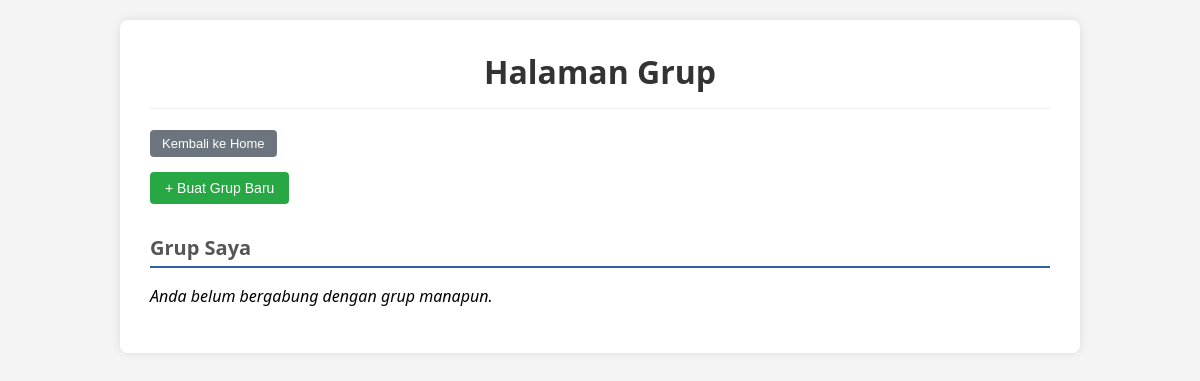
Before: /display_grup.php (signed in) with the older database file.
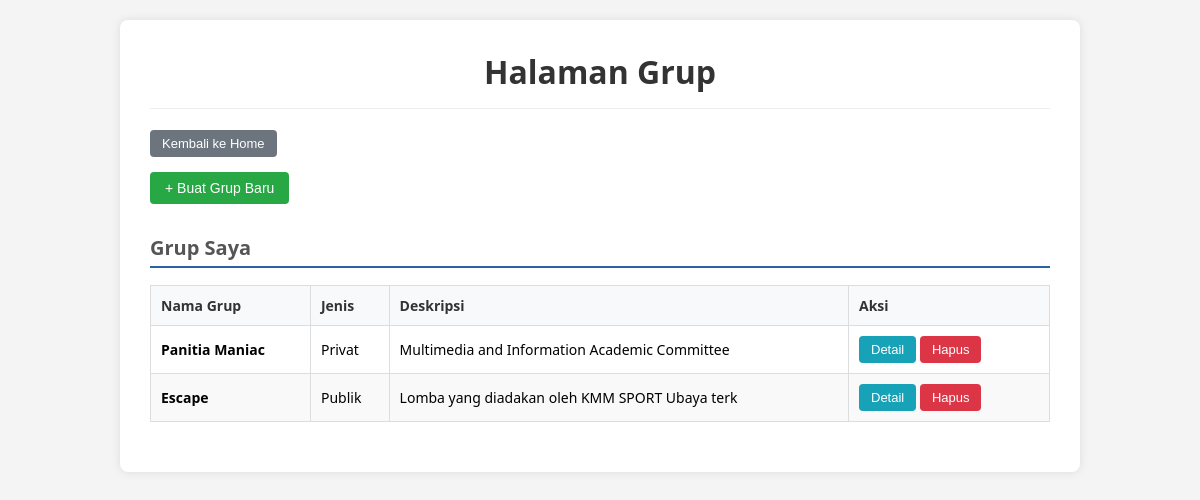
After: the same page with the newer database file.
### tables this page shows
CREATE TABLE `grup` (
  `idgrup` int(11) NOT NULL,
  `username_pembuat` varchar(20) NOT NULL,
  `nama` varchar(45) DEFAULT NULL,
  `deskripsi` varchar(45) DEFAULT NULL,
  `tanggal_pembentukan` datetime DEFAULT NULL,
  `jenis` enum('Privat','Publik') DEFAULT NULL,
  `kode_pendaftaran` varchar(45) DEFAULT NULL
);

### class/parent.php (called while the page is built, shortened)
<?php
class classParent {
	public function __construct(){
		$this->mysqli =
		new mysqli(SERVER, UID, PWD, DB);
	}
}
?>

### class/grup.php (called while the page is built, shortened)
<?php
require_once("parent.php");
class Grup extends classParent {
    public function getGrupByCreator($username) {
        $sql = "SELECT * FROM grup WHERE username_pembuat = ?";
        $stmt = $this->mysqli->prepare($sql);
        $stmt->bind_param("s", $username);
        $stmt->execute();
        $res = $stmt->get_result();
        $data = [];
        while ($row = $res->fetch_assoc()) {
            $data[] = $row;
        }
        return $data;
    }
    public function getGrupByMember($username) {
    $sql = "SELECT g.*
            FROM grup g
            JOIN member_grup mg ON g.idgrup = mg.idgrup
            WHERE mg.username = ?";
    $stmt = $this->mysqli->prepare($sql);
    $stmt->bind_param("s", $username);
    $stmt->execute();
    $res = $stmt->get_result();
    $data = [];
    while ($row = $res->fetch_assoc()) {
        $data[] = $row;
    }
    return $data;
    }
}
?>

### display_grup.php (the view, shortened to what this page needs)
<?php
require_once("class/grup.php");
$grupObj = new Grup();
$username = $_SESSION['username'];
$isDosen = !empty($_SESSION['npk_dosen']);
$isMahasiswa = !empty($_SESSION['nrp_mahasiswa']);
$listGrupSaya = [];
if ($isDosen) {
    $grupDibuat = $grupObj->getGrupByCreator($username);
    $grupIkut = $grupObj->getGrupByMember($username);
    $temp = [];
    foreach ($grupDibuat as $g) $temp[$g['idgrup']] = $g;
    foreach ($grupIkut as $g) $temp[$g['idgrup']] = $g;
    $listGrupSaya = array_values($temp);
} elseif ($isMahasiswa) {
    $listGrupSaya = $grupObj->getGrupByMember($username);
    $listGrupPublik = $grupObj->getAvailablePublicGroups($username);
}
?>
<!DOCTYPE html>
<html>
<head>
</head>
<body>
    <div class="container">
        <h1>Halaman Grup</h1>
        <a href="index.php"><button class="btn-back">Kembali ke Home</button></a>
        <?php
        if ($isDosen) {
            echo '<div style="margin-bottom: 15px;">';
            echo '<a href="tambah_grup.php"><button class="btn-add">+ Buat Grup Baru</button></a>';
            echo '</div>';
        }
        ?>
        <h2 class="section-title">Grup Saya</h2>
        <?php
        if (empty($listGrupSaya)) {
            echo "<p><i>Anda belum bergabung dengan grup manapun.</i></p>";
        } else {
            echo '<table>
                <thead>
                    <tr>
                        <th>Nama Grup</th>
                        <th>Jenis</th>
                        <th>Deskripsi</th>
                        <th style="width: 180px;">Aksi</th>
                    </tr>
                </thead>
                <tbody>';
            foreach ($listGrupSaya as $g) {
                echo "<tr>";
                echo "<td><b>" . htmlentities($g['nama']) . "</b></td>";
                echo "<td>" . htmlentities($g['jenis']) . "</td>";
                echo "<td>" . htmlentities($g['deskripsi']) . "</td>";
                echo "<td>";
                echo '<button class="detailBtn" value="' . $g['idgrup'] . '">Detail</button> ';
                if ($g['username_pembuat'] != $username) {
                    echo '<button class="keluarBtn" value="' . $g['idgrup'] . '">Keluar</button>';
                } else {
                    echo '<button class="hapusGrupBtn" value="' . $g['idgrup'] . '">Hapus</button>';
                }
                echo "</td>";
                echo "</tr>";
            }
            echo '</tbody></table>';
        }
        ?>
    </div>
</body>
</html>

### display_grup.php (style rules this page uses)
body { font-family: 'Segoe UI', Tahoma, Geneva, Verdana, sans-serif; background-color: #f4f4f4; padding: 20px; margin: 0; }
.container { background: white; padding: 30px; border-radius: 8px; max-width: 900px; margin: auto; box-shadow: 0 0 10px rgba(0,0,0,0.1); }
h1 { margin-top: 0; color: #333; text-align: center; border-bottom: 1px solid #eee; padding-bottom: 15px; }
h2.section-title { color: #555; border-bottom: 2px solid #2c62a3; padding-bottom: 5px; margin-top: 30px; font-size: 20px; }
table { border-collapse: collapse; width: 100%; margin-bottom: 20px; font-size: 14px; }
th, td { border: 1px solid #ddd; padding: 10px; text-align: left; }
th { background-color: #f8f9fa; color: #333; font-weight: 600; }
tr:nth-child(even) { background-color: #f9f9f9; }
button { cursor: pointer; padding: 6px 12px; border: none; border-radius: 4px; font-size: 13px; }
.btn-back { background-color: #6c757d; color: white; margin-bottom: 15px; }
.btn-add { background-color: #28a745; color: white; font-size: 14px; padding: 8px 15px; }
.detailBtn { background-color: #17a2b8; color: white; }
.hapusGrupBtn { background-color: #dc3545; color: white; }

Changed rows visible on the page:
added grup: nama "Panitia Maniac", jenis "Privat", deskripsi "Multimedia and Information Academic Committee", $g['idgrup'] 2 (drawn)
added grup: nama "Escape", jenis "Publik", deskripsi "Lomba yang diadakan oleh KMM SPORT Ubaya terk", $g['idgrup'] 5 (drawn)
Other visible differences:
text no longer shown: "Anda belum bergabung dengan grup manapun."
text now shown: "Nama Grup Jenis Deskripsi Aksi"
